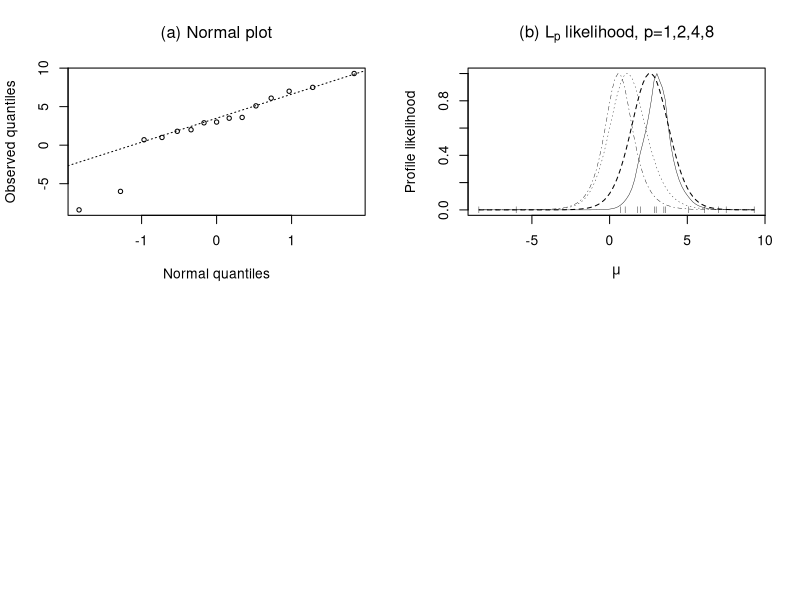

Here is the R script that generated this plot:
# ......Figure 13.1

x<- matrix(scan('darwin.dat'),ncol=3,byrow=T)
x<- x[,2]-x[,3]

a<-qqnorm(x,plot=F)
par(mfrow=c(2,2))
plot(a,xlab='Normal quantiles',ylab='Observed quantiles',type='n')
  points(a,cex=.7)
  qqline(x,lty='dotted')
  title(expression("(a) Normal plot"))

n<- length(x)
  mu<- seq(min(x),max(x),len=100)
  xbar<- mean(x)

fun<- function(x,mu,p){ abs(x-mu)^p}

p<-1
xmu <- outer(x,mu,'fun',p=p)
  nsig<- t(xmu) %*% rep(1,n)
  nsig<- c(nsig)
  co<- 1/gamma(1+1/p)/2^(1+1/p)  # constant term
  loglik<- n*log(co) -n/p*(log(nsig/n*p/2)) -n/p
  m1<- max(loglik)
  lik<- exp(loglik-max(loglik))
  lik1<- lik
print('support for zero')
print(approx(mu,lik1,xout=0)$y)


p<-2
xmu <- outer(x,mu,'fun',p=p)
  nsig<- t(xmu) %*% rep(1,n)
  nsig<- c(nsig)
  co<- 1/gamma(1+1/p)/2^(1+1/p)  # constant term
  loglik<- n*log(co) -n/p*(log(nsig/n*p/2)) -n/p
  m2<- max(loglik)
  lik<- exp(loglik-max(loglik))
  lik2<- lik
print('support for zero')
print(approx(mu,lik2,xout=0)$y)


p<-4
xmu <- outer(x,mu,'fun',p=p)
  nsig<- t(xmu) %*% rep(1,n)
  nsig<- c(nsig)
  co<- 1/gamma(1+1/p)/2^(1+1/p)  # constant term
  loglik<- n*log(co) -n/p*(log(nsig/n*p/2)) -n/p
  m4<- max(loglik)
  lik<- exp(loglik-max(loglik))
  lik4<- lik

p<-8
xmu <- outer(x,mu,'fun',p=p)
  nsig<- t(xmu) %*% rep(1,n)
  nsig<- c(nsig)
  co<- 1/gamma(1+1/p)/2^(1+1/p)  # constant term
  loglik<- n*log(co) -n/p*(log(nsig/n*p/2)) -n/p
  m8<- max(loglik)
  lik<- exp(loglik-max(loglik))
  lik8<- lik

plot(range(mu),range(c(lik1,lik2,lik4,lik8)),type='n',
     xlab=expression(mu),
     ylab='Profile likelihood')
  lines(mu,lik1,lty=1,lwd=.4)
  lines(mu,lik2,lty=2)
  points(x,rep(0,length(x)),cex=.5,pch='|')
  lines(mu,lik4,lty=3,lwd=.4)
  lines(mu,lik8,lty=4,lwd=.4)
  title(expression(paste('(b) ',L[p],' likelihood, p=1,2,4,8')))

# profile over p
cat('-Log L(p), in page 367:  ',-m1,-m2,-m4,-m8,'\n')
